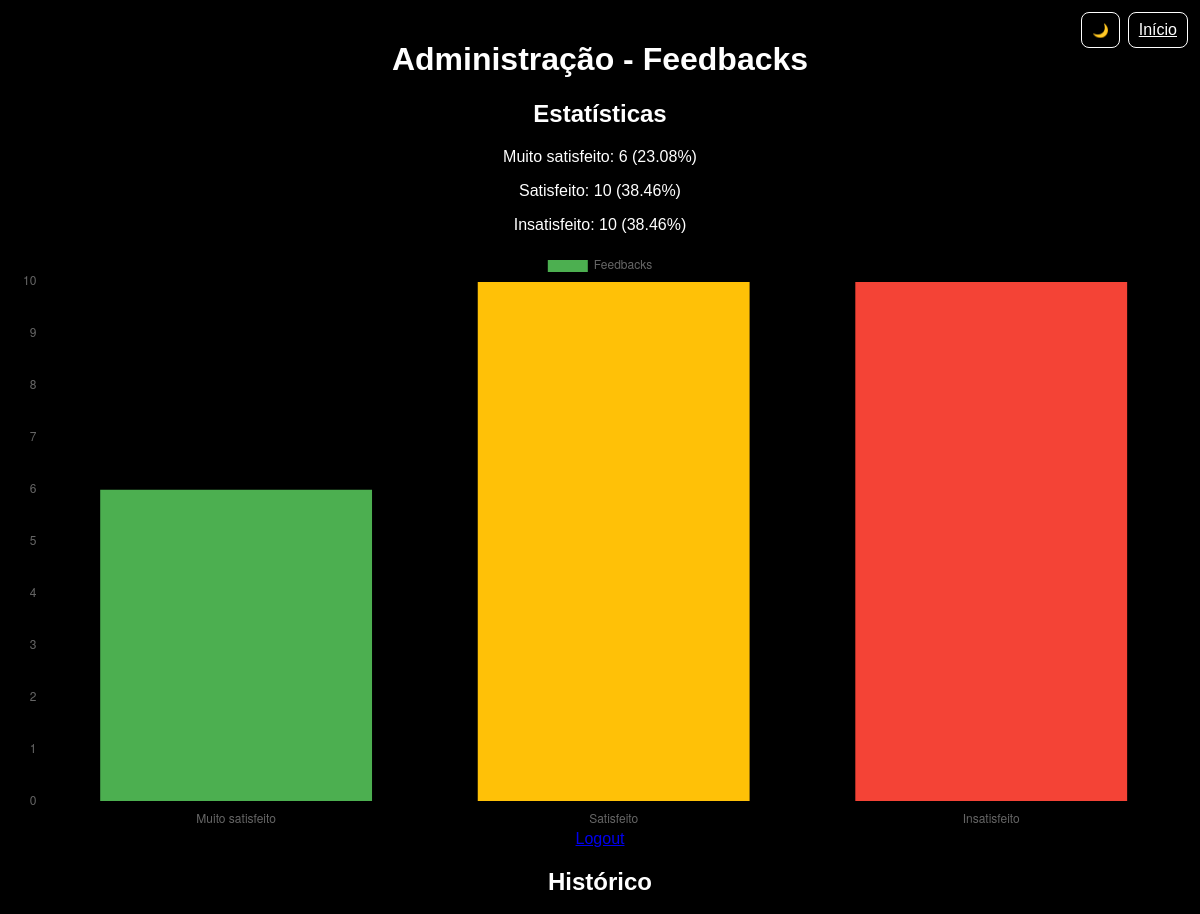
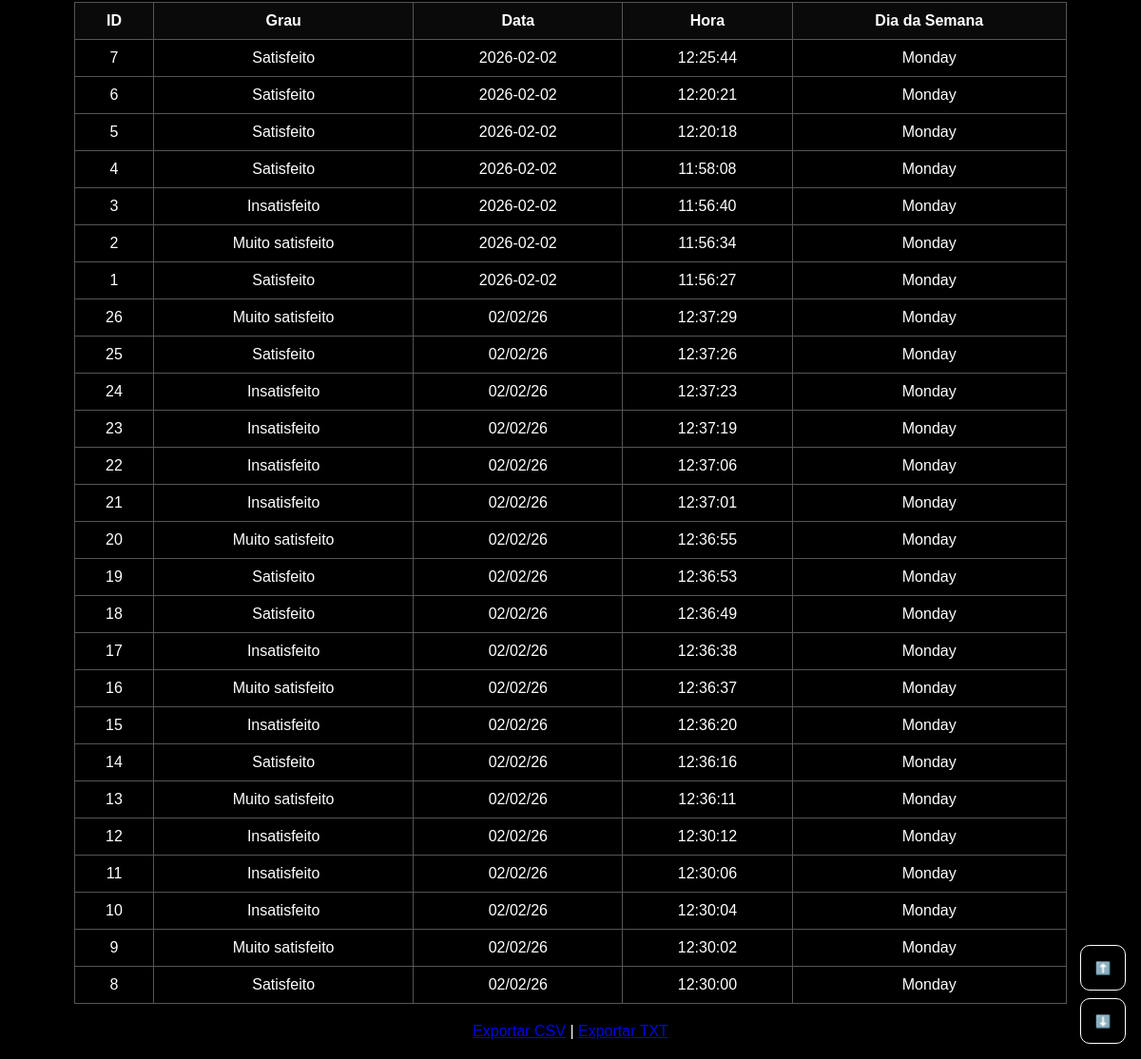
/admin (signed in), run on an earlier commit of the app's database (2 pictures, top to bottom).
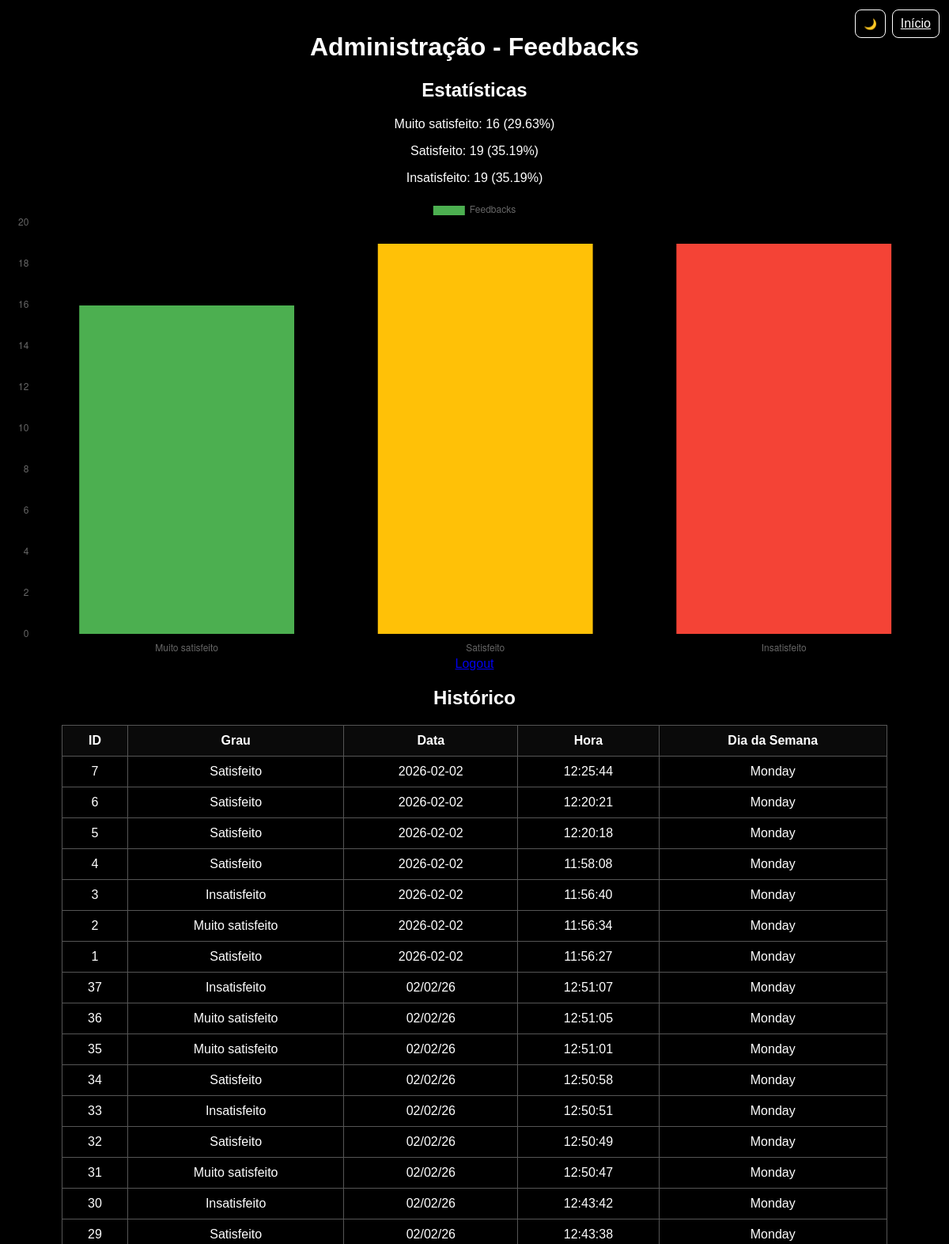
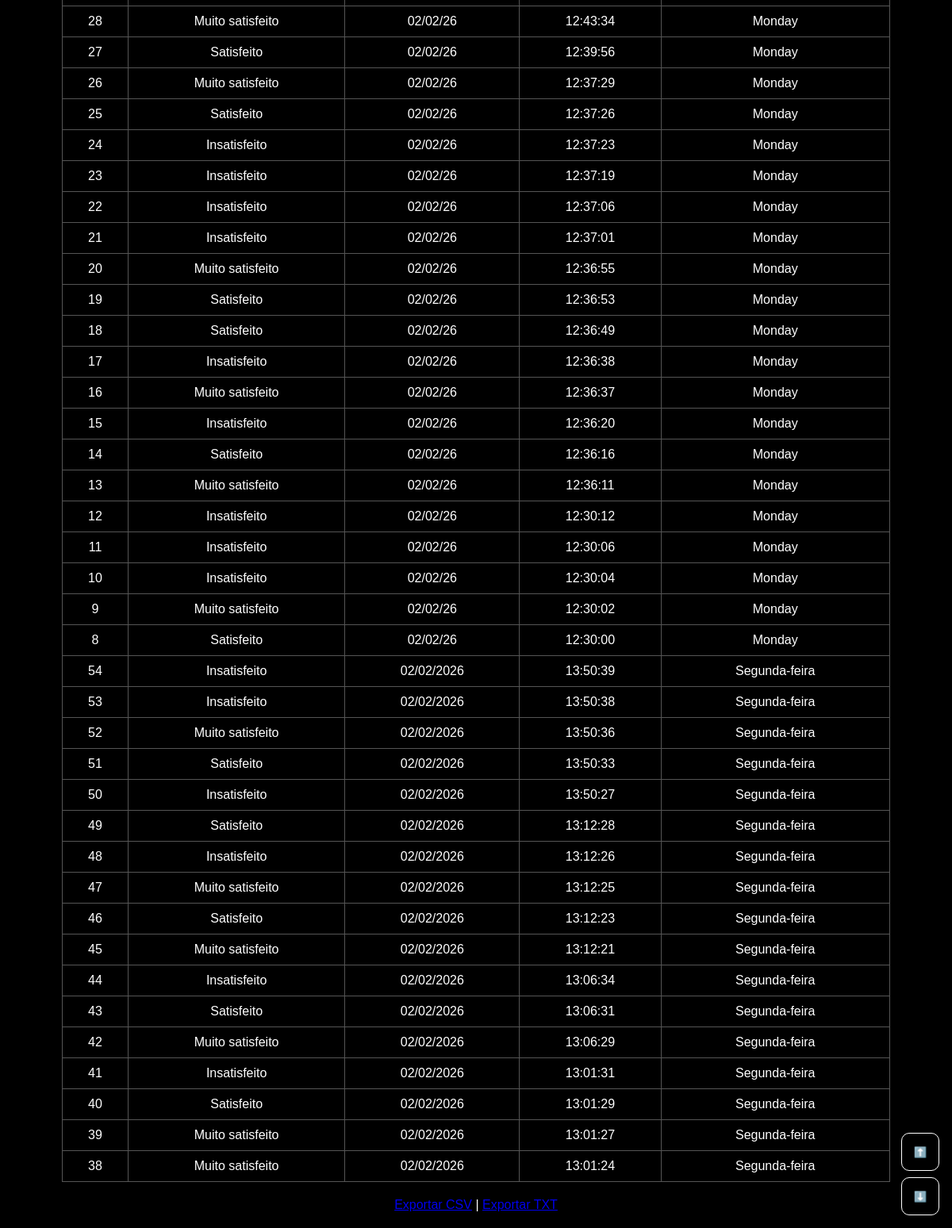
And on a later commit of the database (2 pictures, top to bottom).
### tables this page shows
CREATE TABLE feedbacks (
            id INTEGER PRIMARY KEY AUTOINCREMENT,
            grau TEXT NOT NULL,
            data TEXT NOT NULL,
            hora TEXT NOT NULL,
            dia_semana TEXT NOT NULL
        );

### ãpp.py (the view)
@app.route('/admin')
def admin():
    if 'admin_user' not in session:
        return redirect(url_for('index'))
    conn = get_db_connection()
    registros = conn.execute('SELECT * FROM feedbacks ORDER BY data DESC, hora DESC').fetchall()
    total_muito = conn.execute("SELECT COUNT(*) FROM feedbacks WHERE grau='Muito satisfeito'").fetchone()[0]
    total_satisfeito = conn.execute("SELECT COUNT(*) FROM feedbacks WHERE grau='Satisfeito'").fetchone()[0]
    total_insatisfeito = conn.execute("SELECT COUNT(*) FROM feedbacks WHERE grau='Insatisfeito'").fetchone()[0]
    total = total_muito + total_satisfeito + total_insatisfeito
    conn.close()
    return render_template('admin.html', registros=registros,
                           total_muito=total_muito,
                           total_satisfeito=total_satisfeito,
                           total_insatisfeito=total_insatisfeito,
                           total=total,
                           admin_user=session.get('admin_user'))

### ãpp.py (called while the page is built)
def get_db_connection():
    conn = sqlite3.connect(DATABASE)
    conn.row_factory = sqlite3.Row
    return conn

### templates/admin.html (shortened to what this page needs)
{% extends "layout.html" %}
{% block content %}
<div class="container">
    <h1>Administração - Feedbacks</h1>
    <h2>Estatísticas</h2>
    <p>Muito satisfeito: {{ total_muito }} ({{ (total_muito/total*100)|round(2) }}%)</p>
    <p>Satisfeito: {{ total_satisfeito }} ({{ (total_satisfeito/total*100)|round(2) }}%)</p>
    <p>Insatisfeito: {{ total_insatisfeito }} ({{ (total_insatisfeito/total*100)|round(2) }}%)</p>
    <canvas id="grafico" width="400" height="200"></canvas>
    <div class="admin-actions">
        <a href="/logout">Logout</a>
    </div>
    <h2>Histórico</h2>
    <table>
        <thead>
            <tr>
                <th>ID</th><th>Grau</th><th>Data</th><th>Hora</th><th>Dia da Semana</th>
            </tr>
        </thead>
        <tbody>
            {% for reg in registros %}
            <tr>
                <td>{{ reg.id }}</td>
                <td>{{ reg.grau }}</td>
                <td>{{ reg.data }}</td>
                <td>{{ reg.hora }}</td>
                <td>{{ reg.dia_semana }}</td>
            </tr>
            {% endfor %}
        </tbody>
    </table>
    <a href="/exportar/csv">Exportar CSV</a> |
    <a href="/exportar/txt">Exportar TXT</a>
</div>
<div class="admin-floating">
    <button id="scrollTopBtn" class="float-btn" title="Ir para o início">⬆️</button>
    <button id="scrollBottomBtn" class="float-btn" title="Ir para o fim">⬇️</button>
</div>
<script>
const ctx = document.getElementById('grafico').getContext('2d');
const grafico = new Chart(ctx, {
    type: 'bar',
    data: {
        labels: ['Muito satisfeito', 'Satisfeito', 'Insatisfeito'],
        datasets: [{
            label: 'Feedbacks',
            data: [{{ total_muito }}, {{ total_satisfeito }}, {{ total_insatisfeito }}],
            backgroundColor: ['#4CAF50', '#FFC107', '#F44336']
        }]
    },
    options: { responsive: true }
});
</script>
{% endblock %}
{% block top_buttons %}
    <a href="/" id="inicioBtn" class="topbtn">Início</a>
{% endblock %}

### templates/layout.html (shortened to what this page needs)
<!DOCTYPE html>
<html lang="pt">
<head>
    <link rel="stylesheet" href="{{ url_for('static', filename='css/style.css') }}">
</head>
<body>
    <header class="topbar">
        <button id="themeToggle" class="topbtn" aria-label="Alternar tema">🌙</button>
        <div class="top-buttons-wrapper">{% block top_buttons %}{% endblock %}</div>
    </header>
    {% block content %}{% endblock %}
</body>
</html>

### static/css/style.css (style rules this page uses)
body { font-family: Arial, sans-serif; text-align: center; margin: 0; padding: 0; transition: background-color 0.2s, color 0.2s; background: var(--bg); color: var(--fg); }
:root[data-theme="dark"] { --bg: #000000; --fg: #ffffff; --accent: #ff4d4d; }
.container { padding: 20px; background: transparent; color: var(--fg); }
table { width: 90%; margin: 20px auto; border-collapse: collapse; color: var(--fg); }
th, td { border: 1px solid #555; padding: 10px; }
th { background-color: rgba(255,255,255,0.04); }
.topbar { position: fixed; right: 12px; top: 12px; display: flex; gap: 8px; z-index: 999; }
.topbtn { background: var(--bg); color: var(--fg); border: 1px solid var(--fg); padding: 8px 10px; border-radius: 8px; cursor: pointer; }
.top-buttons-wrapper { display: inline-flex; gap: 8px; align-items: center; }
.admin-floating { position: fixed; right: 16px; bottom: 16px; display: flex; flex-direction: column; gap: 8px; z-index: 1200; }
.float-btn { width: 48px; height: 48px; border-radius: 10px; border: 1px solid var(--fg); background: var(--bg); color: var(--fg); cursor: pointer; box-shadow: 0 6px 12px rgba(0,0,0,0.4); }

What changed in the data, as far as the page shows it:
added feedbacks: id "37", grau "Insatisfeito", data "02/02/26", hora "12:51:07", dia_semana "Monday"
added feedbacks: id "36", grau "Muito satisfeito", data "02/02/26", hora "12:51:05", dia_semana "Monday"
added feedbacks: id "35", grau "Muito satisfeito", data "02/02/26", hora "12:51:01", dia_semana "Monday"
added feedbacks: id "34", grau "Satisfeito", data "02/02/26", hora "12:50:58", dia_semana "Monday"
added feedbacks: id "33", grau "Insatisfeito", data "02/02/26", hora "12:50:51", dia_semana "Monday"
added feedbacks: id "32", grau "Satisfeito", data "02/02/26", hora "12:50:49", dia_semana "Monday"
added feedbacks: id "31", grau "Muito satisfeito", data "02/02/26", hora "12:50:47", dia_semana "Monday"
added feedbacks: id "30", grau "Insatisfeito", data "02/02/26", hora "12:43:42", dia_semana "Monday"
added feedbacks: id "29", grau "Satisfeito", data "02/02/26", hora "12:43:38", dia_semana "Monday"
added feedbacks: id "28", grau "Muito satisfeito", data "02/02/26", hora "12:43:34", dia_semana "Monday"
added feedbacks: id "27", grau "Satisfeito", data "02/02/26", hora "12:39:56", dia_semana "Monday"
added feedbacks: id "54", grau "Insatisfeito", data "02/02/2026", hora "13:50:39", dia_semana "Segunda-feira"
added feedbacks: id "53", grau "Insatisfeito", data "02/02/2026", hora "13:50:38", dia_semana "Segunda-feira"
added feedbacks: id "52", grau "Muito satisfeito", data "02/02/2026", hora "13:50:36", dia_semana "Segunda-feira"
added feedbacks: id "51", grau "Satisfeito", data "02/02/2026", hora "13:50:33", dia_semana "Segunda-feira"
added feedbacks: id "50", grau "Insatisfeito", data "02/02/2026", hora "13:50:27", dia_semana "Segunda-feira"
added feedbacks: id "49", grau "Satisfeito", data "02/02/2026", hora "13:12:28", dia_semana "Segunda-feira"
added feedbacks: id "48", grau "Insatisfeito", data "02/02/2026", hora "13:12:26", dia_semana "Segunda-feira"
added feedbacks: id "47", grau "Muito satisfeito", data "02/02/2026", hora "13:12:25", dia_semana "Segunda-feira"
added feedbacks: id "46", grau "Satisfeito", data "02/02/2026", hora "13:12:23", dia_semana "Segunda-feira"
added feedbacks: id "45", grau "Muito satisfeito", data "02/02/2026", hora "13:12:21", dia_semana "Segunda-feira"
added feedbacks: id "44", grau "Insatisfeito", data "02/02/2026", hora "13:06:34", dia_semana "Segunda-feira"
added feedbacks: id "43", grau "Satisfeito", data "02/02/2026", hora "13:06:31", dia_semana "Segunda-feira"
added feedbacks: id "42", grau "Muito satisfeito", data "02/02/2026", hora "13:06:29", dia_semana "Segunda-feira"
added feedbacks: id "41", grau "Insatisfeito", data "02/02/2026", hora "13:01:31", dia_semana "Segunda-feira"
added feedbacks: id "40", grau "Satisfeito", data "02/02/2026", hora "13:01:29", dia_semana "Segunda-feira"
added feedbacks: id "39", grau "Muito satisfeito", data "02/02/2026", hora "13:01:27", dia_semana "Segunda-feira"
added feedbacks: id "38", grau "Muito satisfeito", data "02/02/2026", hora "13:01:24", dia_semana "Segunda-feira"
Also different on the page:
{{ total_muito }}: "6" → "16"
{{ (total_muito/total*100)|round(2) }}: "23.08" → "29.63"
{{ total_satisfeito }}: "10" → "19"
{{ (total_satisfeito/total*100)|round(2) }}: "38.46" → "35.19"
{{ total_insatisfeito }}: "10" → "19"
{{ (total_insatisfeito/total*100)|round(2) }}: "38.46" → "35.19"
chart data {{ total_muito }}: 6 → 16
chart data {{ total_satisfeito }}: 10 → 19
chart data {{ total_insatisfeito }}: 10 → 19
